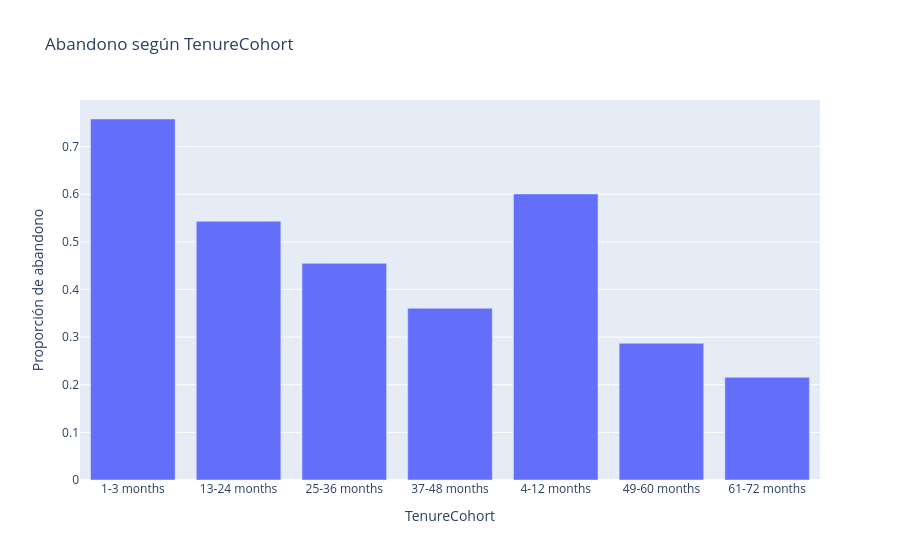

This figure's notebook cell:
### Markdown cell above
## Abandono según TenureCohort
**Pregunta:** ¿la proporción de abandono cambia entre los grupos? Calculamos tamaño y tasa; no confundimos número de abandonos con riesgo relativo del grupo.

### Code cell
# dropna=False conserva a quienes no tienen información en esta variable.
summary = df.groupby('TenureCohort', dropna=False).abandono.agg(['size', 'mean']).reset_index()
summary = summary.rename(columns={'size':'clientes', 'mean':'tasa'})
display(summary)
px.bar(summary, x='TenureCohort', y='tasa', hover_data=['clientes'], title='Abandono según TenureCohort', labels={'tasa':'Proporción de abandono'}).show()

### Figure 1 — Plotly figure (JSON) as saved in the notebook; plotly's stock layout.template omitted (floating-point values rounded to 4 significant figures)
{"data": [{"customdata": [[95], [2248], [2128], [1553], [1084], [1028], [1864]], "hovertemplate": "TenureCohort=%{x}<br>Proporción de abandono=%{y}<br>clientes=%{customdata[0]}<extra></extra>", "legendgroup": "", "marker": {"color": "#636efa", "pattern": {"shape": ""}}, "name": "", "orientation": "v", "showlegend": false, "textposition": "auto", "type": "bar", "x": ["1-3 months", "13-24 months", "25-36 months", "37-48 months", "4-12 months", "49-60 months", "61-72 months"], "xaxis": "x", "y": [0.7579, 0.5431, 0.4549, 0.3606, 0.6006, 0.287, 0.2157], "yaxis": "y"}], "layout": {"barmode": "relative", "legend": {"tracegroupgap": 0}, "title": {"text": "Abandono según TenureCohort"}, "xaxis": {"anchor": "y", "domain": [0.0, 1.0], "title": {"text": "TenureCohort"}}, "yaxis": {"anchor": "x", "domain": [0.0, 1.0], "title": {"text": "Proporción de abandono"}}}}
